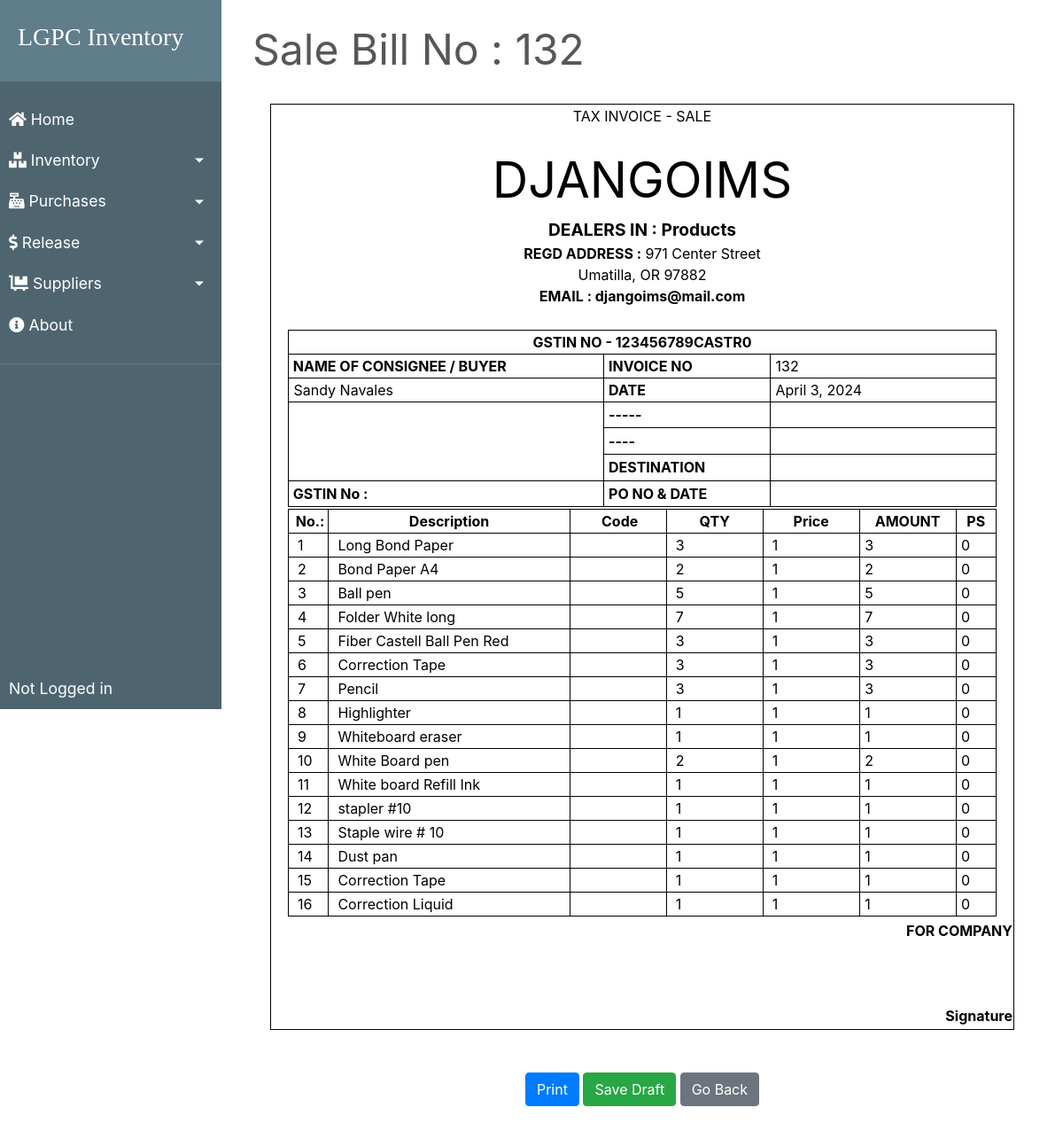
Screenshot of /transactions/sales/132 with the database file from the repository.
### transactions/models.py (models this page shows, shortened)
class SaleBill(models.Model):
    billno = models.AutoField(primary_key=True)
    time = models.DateTimeField(auto_now=True)
    name = models.CharField(max_length=150)
    phone = models.CharField(max_length=12)
    address = models.CharField(max_length=200)
    email = models.EmailField(max_length=254)

class SaleBillDetails(models.Model):
    billno = models.ForeignKey(SaleBill, on_delete = models.CASCADE, related_name='saledetailsbillno')
    eway = models.CharField(max_length=50, blank=True, null=True)
    veh = models.CharField(max_length=50, blank=True, null=True)
    destination = models.CharField(max_length=50, blank=True, null=True)
    po = models.CharField(max_length=50, blank=True, null=True)
    cgst = models.CharField(max_length=50, blank=True, null=True)
    sgst = models.CharField(max_length=50, blank=True, null=True)
    igst = models.CharField(max_length=50, blank=True, null=True)
    cess = models.CharField(max_length=50, blank=True, null=True)
    tcs = models.CharField(max_length=50, blank=True, null=True)
    total = models.CharField(max_length=50, blank=True, null=True)

class SaleItem(models.Model):
    billno = models.ForeignKey(SaleBill, on_delete = models.CASCADE, related_name='salebillno')
    stock = models.ForeignKey(Stock, on_delete = models.CASCADE, related_name='saleitem')
    quantity = models.IntegerField(default=1)
    perprice = models.IntegerField(default=1)
    totalprice = models.IntegerField(default=1)

### transactions/views.py (the view, shortened to what this page needs)
# urls.py: path("sales/<billno>", views.SaleBillView.as_view(), name="sale-bill"),
class SaleBillView(View):
    model = SaleBill
    template_name = "bill/sale_bill.html"
    bill_base = "bill/bill_base.html"
    def get(self, request, billno):
        context = {
            'bill'          : SaleBill.objects.get(billno=billno),
            'items'         : SaleItem.objects.filter(billno=billno),
            'billdetails'   : SaleBillDetails.objects.get(billno=billno),
            'bill_base'     : self.bill_base,
        }
        return render(request, self.template_name, context)

### transactions/templates/bill/sale_bill.html (shortened to what this page needs)
{% extends bill_base %}
{% load static %}
{% block content %}
    <div style="color:#575757; font-style: bold; font-size: 3rem;  border-bottom: 1px solid white;">Sale Bill No : {{ bill.billno }}</div>
    <form method="post">
        <div class="bg">
            <br>
            <div id="printArea" class="bg">
                <table class="outer-box inner-box" style="width: 840px; margin-left: auto; margin-right: auto;">
                    <tbody>
                        <tr style="height: 1px;">
                            <td> <p style="text-align: center;">TAX INVOICE - SALE</p> </td>
                        </tr>
                        <tr style="text-align: center;">
                            <td >
                                <span style="font-size: 350%;">DJANGOIMS</span> <br>
                                <span style="font-size: 120%; font-weight: bold;">DEALERS IN : Products</span> <br>
                                <span style="font-weight: bold;">REGD ADDRESS :</span> 971 Center Street<br>Umatilla, OR 97882<br>
                                <span style="font-weight: bold;">EMAIL : djangoims@mail.com</span> <br><br>
                            </td>
                        </tr>
                        <tr>
                            <td>
                            <table class="outer-box" style="width: 800px; margin-left: auto; margin-right: auto;">
                                <tbody>
                                    <tr>
                                        <td class="inner-box" style="text-align: center; font-weight: bold;" colspan="3">GSTIN NO - 123456789CASTR0</td>
                                    </tr>
                                    <tr>
                                        <td class="inner-box" style="width: 50%; font-weight: bold;">&nbsp;NAME OF CONSIGNEE / BUYER</td>
                                        <td class="inner-box" style="width: 25%; font-weight: bold;">&nbsp;INVOICE NO</td>
                                        <td class="inner-box" style="width: 25%;">&nbsp;{{ bill.billno }}</td>
                                    </tr>
                                    <tr>
                                        <td class="inner-box" style="width: 50%;">&nbsp;{{ bill.name }}</td>
                                        <td class="inner-box" style="width: 25%; font-weight: bold;">&nbsp;DATE</td>
                                        <td class="inner-box" style="width: 25%;">&nbsp;{{ bill.time.date }}</td>
                                    </tr>
                                    <tr>
                                        <td class="inner-box" style="width: 50%;" rowspan="3">{{ bill.address|linebreaks }}</td>
                                        <td class="inner-box" style="width: 25%; font-weight: bold;">&nbsp;-----</td>
                                        <td class="inner-box align-middle" style="width: 25%;"> <input type="text" name="eway" class="align-middle" style="border: 0; overflow: hidden;" value="{% if billdetails.eway %}{{ billdetails.eway }}{% endif %}"> </td>
                                    </tr>
                                    <tr>
                                        <td class="inner-box" style="width: 25%; font-weight: bold;">&nbsp;----</td>
                                        <td class="inner-box align-middle" style="width: 25%;"> <input type="text" name="veh" class="align-middle" style="border: 0; overflow: hidden;" value="{% if billdetails.veh %}{{ billdetails.veh }}{% endif %}"> </td>
                                    </tr>
                                    <tr>
                                        <td class="inner-box" style="width: 25%; font-weight: bold;">&nbsp;DESTINATION</td>
                                        <td class="inner-box align-middle" style="width: 25%;"> <input type="text" name="destination" class="align-middle" style="border: 0; overflow: hidden;" value=""> </td>
                                    </tr>
                                    <tr>
                                        <td class="inner-box" style="font-weight: bold;">&nbsp;GSTIN No : {{ bill.gstin }} </td>
                                        <td class="inner-box" style="width: 25%; font-weight: bold;">&nbsp;PO NO &amp; DATE</td>
                                        <td class="inner-box align-middle" style="width: 25%;"> <input type="text" name="po" class="align-middle" style="border: 0; overflow: hidden;" value="{% if billdetails.po %}{{ billdetails.po }}{% endif %}"> </td>
                                    </tr>
                                </tbody>
                            </table>
                            </td>
                        </tr>
                        <tr>
                            <td>
                            <table class="outer-box" style="width: 800px; margin-left: auto; margin-right: auto;">
                                <tbody>
                                    <tr>
                                        <td class="inner-box" style="width: 5%; font-weight: bold; text-align: center;">&nbsp;No.:</td>
                                        <td class="inner-box" style="width: 30%; font-weight: bold; text-align: center;">Description</td>
                                        <td class="inner-box" style="width: 12%; font-weight: bold; text-align: center;">&nbsp;Code</td>
                                        <td class="inner-box" style="width: 12%; font-weight: bold; text-align: center;">QTY</td>
                                        <td class="inner-box" style="width: 12%; font-weight: bold; text-align: center;">Price</td>
                                        <td class="inner-box" style="width: 12%; font-weight: bold; text-align: center;">AMOUNT</td>
                                        <td class="inner-box" style="width: 5%; font-weight: bold; text-align: center;">PS</td>
                                    </tr>
                                    {% for item in items %}
                                        <tr style="height: auto;">
                                            <td class="inner-box" style="width: 5%;">&nbsp; {{ forloop.counter }}</td>
                                            <td class="inner-box" style="width: 30%;">&nbsp; {{ item.stock.name }}</td>
                                            <td class="inner-box" style="width: 12%;"></td>
                                            <td class="inner-box" style="width: 12%;">&nbsp; {{ item.quantity }}</td>
                                            <td class="inner-box" style="width: 12%;">&nbsp; {{ item.perprice }}</td>
                                            <td class="inner-box" style="width: 12%;">&nbsp;{{ item.totalprice }}</td>
                                            <td class="inner-box" style="width: 5%;">&nbsp;0</td>
                                        </tr>
                                    {% endfor %}
                                </tbody>
                            </table>
                            </td>
                        </tr>
                        <tr>
                            <td>
                            </td>
                        </tr>
                        <tr>
                            <td style="text-align: right;">
                                <span style="font-weight: bold;">FOR COMPANY <br><br><br><br> Signature</span>
                            </td>
                        </tr>
                        <tr>
                            <td style="text-align: center;">
                            </td>
                        </tr>
                    </tbody>
                </table>
            </div>
        </div>
        <br><br>
        <div class="wrapper">
            <button class="center btn btn-primary" onclick="printpage('printArea')">Print</button>
            <button class="center btn btn-success" type="submit">Save Draft</button>
            <a href="{% url 'sales-list' %}" class="btn center btn-secondary">Go Back</a>
        </div>
    </form>
{% endblock %}

### homepage/static/css/main.css (style rules this page uses)
body, html { height: 100%; background-color: #f5eaea; }
p { color: rgb(49, 49, 49); }
a { color: #55b159; }
.align-middle { text-align: center; }

### rows the page displays
SaleBill: billno "132", name "Sandy Navales", time "April 3, 2024"
SaleItem: stock.name "Long Bond Paper", quantity "3", perprice "1", totalprice "3"
SaleItem: stock.name "Bond Paper A4", quantity "2", perprice "1", totalprice "2"
SaleItem: stock.name "Ball pen", quantity "5", perprice "1", totalprice "5"
SaleItem: stock.name "Folder White long", quantity "7", perprice "1", totalprice "7"
SaleItem: stock.name "Fiber Castell Ball Pen Red", quantity "3", perprice "1", totalprice "3"
SaleItem: stock.name "Correction Tape", quantity "3", perprice "1", totalprice "3"
SaleItem: stock.name "Pencil", quantity "3", perprice "1", totalprice "3"
SaleItem: stock.name "Highlighter", quantity "1", perprice "1", totalprice "1"
SaleItem: stock.name "Whiteboard eraser", quantity "1", perprice "1", totalprice "1"
SaleItem: stock.name "White Board pen", quantity "2", perprice "1", totalprice "2"
SaleItem: stock.name "White board Refill Ink", quantity "1", perprice "1", totalprice "1"
SaleItem: stock.name "stapler #10", quantity "1", perprice "1", totalprice "1"
SaleItem: stock.name "Staple wire # 10", quantity "1", perprice "1", totalprice "1"
SaleItem: stock.name "Dust pan", quantity "1", perprice "1", totalprice "1"
SaleItem: stock.name "Correction Tape", quantity "1", perprice "1", totalprice "1"
SaleItem: stock.name "Correction Liquid", quantity "1", perprice "1", totalprice "1"
